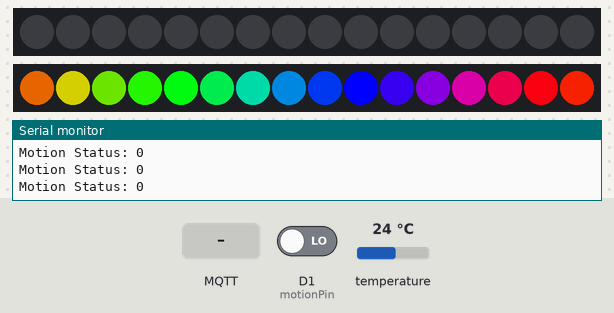
This program was run on a simulated ESP8266 (NodeMCU). On the bench: 2 × 16 RGB LEDs in strip order, left to right, the last lines printed to the serial monitor. The inputs (shaded band) are chosen by the test bench; at power-on: D1 (motionPin) LOW, temperature 24 °C. WiFi joins after 1.5 s; servers stay silent unless stated; no MQTT or app messages arrive unless stated.

Above: at 2.7 s.
2.8 s: MQTT message "v1" arrives on the third subscribed topic
At 3.5 s:
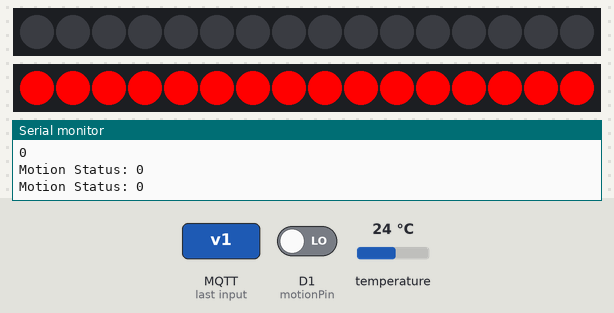
4.3 s: MQTT message "1" arrives on the third subscribed topic
At 12.1 s:
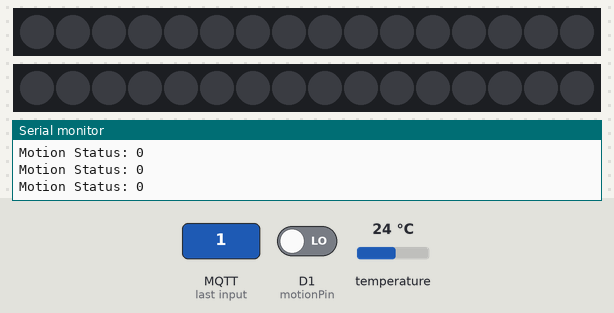

Measured:
- after the input at 2.8 s, the LEDs: change at once (image 1)
- after the input at 4.3 s, the LEDs: change after 0.10 s (image 2)
- what the display in image 2 shows lasts 0.8 s, from 11.5 s to 12.3 s

The program:

main.cpp
```cpp
#include <ESP8266WiFi.h>
#include <ESP8266mDNS.h>
#include <WiFiUdp.h>
#include <ArduinoOTA.h>
#include <PubSubClient.h>
#include <OneWire.h>
#include <DallasTemperature.h>
#include <Streaming.h>
#include <Adafruit_NeoPixel.h>
#include <SimpleTimer.h>
#include <WS2812FX.h>

#define ONE_WIRE_BUS D4
#define NEOPIXEL_PIN 14
#define NUM_PIXELS 16

const char* ssid = "Scott";
const char* password = "106shadow";
const char* mqtt_server = "192.168.0.24";
const char* s_stripcolor_mqtt_topic = "/Home/ChrisOffice/setStripColor";
const char* s_pixelcolor_mqtt_topic = "/Home/ChrisOffice/setPixelColor";
const char* s_stripeffect_mqtt_topic = "/Home/ChrisOffice/setStripEffect";
const char* security_arm = "/Home/ChrisOffice/securityarm";
const char* temp_mqtt_topic = "/Home/ChrisOffice/Temperature";
const char* motion_mqtt_topic = "officeMotion";
int arm = 0;

WiFiClient espClient;
PubSubClient client(espClient);
OneWire oneWire(ONE_WIRE_BUS);
DallasTemperature DS18B20(&oneWire);
SimpleTimer timer;
// Parameter 1 = number of pixels in strip
// Parameter 2 = pin number (most are valid)
// Parameter 3 = pixel type flags, add together as needed:
//   NEO_KHZ800  800 KHz bitstream (most NeoPixel products w/WS2812 LEDs)
//   NEO_KHZ400  400 KHz (classic 'v1' (not v2) FLORA pixels, WS2811 drivers)
//   NEO_GRB     Pixels are wired for GRB bitstream (most NeoPixel products)
//   NEO_RGB     Pixels are wired for RGB bitstream (v1 FLORA pixels, not v2)
Adafruit_NeoPixel strip = Adafruit_NeoPixel(NUM_PIXELS, NEOPIXEL_PIN, NEO_GRB + NEO_KHZ800);
WS2812FX ws2812fx = WS2812FX(NUM_PIXELS, NEOPIXEL_PIN, NEO_GRB + NEO_KHZ800);

const byte ledPin = 2;
const byte motionPin = 5;
char temperatureString[6];

void setStripColor(int red, int green, int blue) {
    ws2812fx.setColor(red, green, blue);
}

void MQTTCallBack(char* topic, byte* payload, unsigned int length) {
 //Serial.print("Message arrived [");
 //Serial.print(topic);
 //Serial.print("] ");
 char *m = (char *) payload;
 //Serial.println(m);
 if ((strcmp(topic, s_stripeffect_mqtt_topic) == 0)) {
      if (ws2812fx.isRunning() == false) {
        ws2812fx.start();
      }
      Serial.println(atoi(m));
      ws2812fx.setMode(atoi(m));
 }

 if ((strcmp(topic, s_stripcolor_mqtt_topic) == 0) && (length == 9)) {
   Serial.println(m);
   int red = String(m).substring(1,3).toInt();
   int green = String(m).substring(4,6).toInt();
   int blue = String(m).substring(7,9).toInt();
   //Serial.println("Setting Strip Color to: "+red+green+blue);
   setStripColor(red, green, blue);
   //Serial.println();
 }
//handles up to 999 pixels
 if ((strcmp(topic, s_pixelcolor_mqtt_topic) == 0) && (length == 12)) {
   if(ws2812fx.isRunning() == true) {
     ws2812fx.stop();
     strip.show();
   }
   Serial.println(m);
   int pixel = String(m).substring(1,3).toInt();
   int red = String(m).substring(4,6).toInt();
   int green = String(m).substring(7,9).toInt();
   int blue = String(m).substring(10,12).toInt();
   Serial.println(pixel);
   strip.setPixelColor(pixel, red, green, blue);
   strip.show();
 }

}

void reconnect() {
 // Loop until we're reconnected
 while (!client.connected()) {
 Serial.print("Attempting MQTT connection...");
 // Attempt to connect
 if (client.connect("ESP8266 Client")) {
  Serial.println("connected");
  // ... and subscribe to topic
  client.subscribe(s_stripcolor_mqtt_topic);
  client.subscribe(s_pixelcolor_mqtt_topic);
  client.subscribe(s_stripeffect_mqtt_topic);
  client.subscribe(motion_mqtt_topic);
  client.subscribe(security_arm);
 } else {
  Serial.print("failed, rc=");
  Serial.print(client.state());
  Serial.println(" try again in 5 seconds");
  // Wait 5 seconds before retrying
  delay(5000);
  }
 }
}

void getTemp() {
  //Serial << "Requesting DS18B20 Temperature....." << endl;
  float temp;
  do {
    DS18B20.requestTemperatures();
    temp = DS18B20.getTempFByIndex(0);
  } while (temp == 185 || temp == (-196.6));
    dtostrf(temp, 2, 2, temperatureString);
    //Serial << temperatureString << endl;
}

void publishTemps() {
  getTemp();
  Serial << "Sending Temperature: " << temperatureString << endl;
  client.publish(temp_mqtt_topic, temperatureString);
}
void publishMotion() {
  String motion_status = String(digitalRead(motionPin));
  Serial << "Motion Status: " << motion_status << endl;
  client.publish(motion_mqtt_topic, motion_status.c_str());
}

void setup() {
  Serial.begin(115200);
  Serial.println("Booting");
  WiFi.mode(WIFI_STA);
  WiFi.begin(ssid, password);
  while (WiFi.waitForConnectResult() != WL_CONNECTED) {
    Serial.println("Connection Failed! Rebooting...");
    delay(5000);
    ESP.restart();
  }

  // Port defaults to 8266
  // ArduinoOTA.setPort(8266);

  // Hostname defaults to esp8266-[ChipID]
   ArduinoOTA.setHostname("esp8266-1");

  // No authentication by default
  // ArduinoOTA.setPassword("admin");

  // Password can be set with it's md5 value as well
  // MD5(admin) = 21232f297a57a5a743894a0e4a801fc3
   ArduinoOTA.setPasswordHash("ad2b36d6234a66120dbf04016384d64a");

  ArduinoOTA.onStart([]() {
    String type;
    if (ArduinoOTA.getCommand() == U_FLASH)
      type = "sketch";
    else // U_SPIFFS
      type = "filesystem";

    // NOTE: if updating SPIFFS this would be the place to unmount SPIFFS using SPIFFS.end()
    Serial.println("Start updating " + type);
  });
  ArduinoOTA.onEnd([]() {
    Serial.println("\nEnd");
  });
  ArduinoOTA.onProgress([](unsigned int progress, unsigned int total) {
    Serial.printf("Progress: %u%%\r", (progress / (total / 100)));
  });
  ArduinoOTA.onError([](ota_error_t error) {
    Serial.printf("Error[%u]: ", error);
    if (error == OTA_AUTH_ERROR) Serial.println("Auth Failed");
    else if (error == OTA_BEGIN_ERROR) Serial.println("Begin Failed");
    else if (error == OTA_CONNECT_ERROR) Serial.println("Connect Failed");
    else if (error == OTA_RECEIVE_ERROR) Serial.println("Receive Failed");
    else if (error == OTA_END_ERROR) Serial.println("End Failed");
  });
  ArduinoOTA.begin();
  Serial.println("Ready");
  Serial.print("IP address: ");
  Serial.println(WiFi.localIP());
  client.setServer(mqtt_server, 1883);
  client.setCallback(MQTTCallBack);
  pinMode(ledPin, OUTPUT);
  pinMode(motionPin, INPUT);
  DS18B20.begin();
  strip.begin();
  strip.show();
  timer.setInterval(10000, publishTemps);
  timer.setInterval(250, publishMotion);
  ws2812fx.init();
  ws2812fx.setBrightness(255);
  ws2812fx.setSpeed(200);
  ws2812fx.setMode(FX_MODE_RAINBOW_CYCLE);
  ws2812fx.start();
}

void loop() {
  ArduinoOTA.handle();
  if(!client.connected()) {
    reconnect();
  }
  client.loop();
  timer.run();
  ws2812fx.service();
}
```
